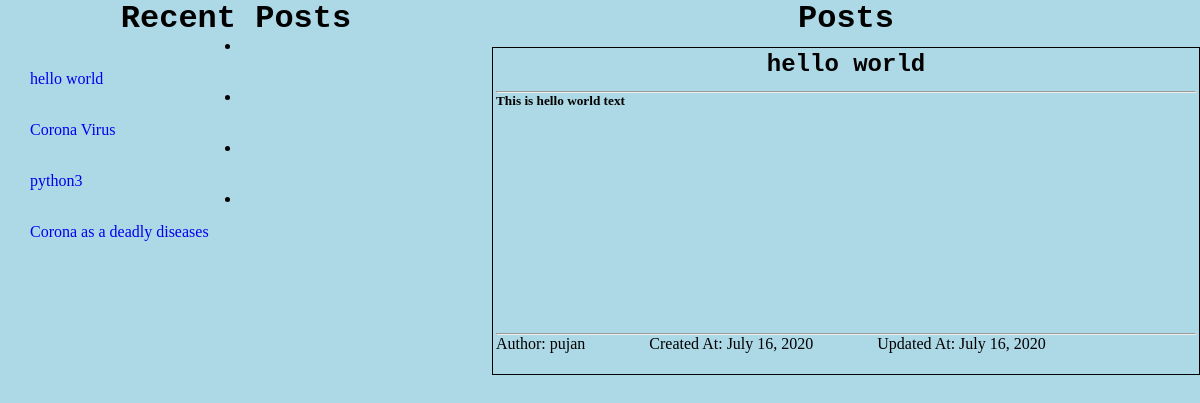
The page /blog/hello-world on the database its author committed.
### post/models.py (models this page shows, shortened)
class Blog(models.Model):
    title = models.CharField(max_length=100)
    post = RichTextField()
    slug = AutoSlugField(populate_from='title')
    author = models.ForeignKey(Author, on_delete=models.CASCADE)
    created_date = models.DateField(auto_now_add=True)
    updated_date = models.DateField(auto_now=True)

class Author(models.Model):
    author_name = models.CharField(max_length=100)
    author_email = models.EmailField()

### post/views.py (the view)
# urls.py: path('blog/<str:post_slug>', selected_post, name='selected_post')
def selected_post(request, post_slug):
    post = get_object_or_404(Blog, slug=post_slug)
    posts = Blog.objects.order_by('-updated_date')
    context = {
        'post': post,
        'posts': posts
    }
    return render(request, 'post/selected_blog.html', context)

### post/templates/post/selected_blog.html (shortened to what this page needs)
{% load static %}
<!DOCTYPE html>
<html lang="en">
<head>
    <link rel="stylesheet" href="{% static 'css/style.css' %}">
</head>
<body>
<div class="main">
    <div class="left-side">
        <div class="recent-post">
            <h1>Recent Posts</h1>
            {% for post in posts %}
               <li> <a href="{% url 'post:selected_post' post.slug %}">{{ post.title }}</a></li>
            {% endfor %}
        </div>
    </div>
    <div class="right-side">
        <h1>Posts</h1>
            <div class="Card">
                <div class="title">
                    <h2>{{ post.title }}</h2>
                </div>
                <hr/>
                <div class="post">
                    <h5>{{ post.post | safe }}</h5>
                </div>
                <hr/>
                <div class="foot">
                    <p>Author: {{ post.author.author_name }}<span class="tab"></span> Created
                        At: {{ post.created_date }}<span class="tab"></span> Updated
                        At: {{ post.updated_date }}  </p>
                </div>
            </div>
    </div>
</div>
</body>
</html>

### post/static/css/style.css (style rules this page uses)
* { padding: 0; margin: 0; }
.main { display: flex; }
h1,h2 { font-family: "Bitstream Vera Sans Mono", Monaco, "Courier New", Courier, monospace; text-align: center; }
a { display: block; text-decoration: none; }
.left-side { width: 50%; }
.right-side { padding-left: 20px; width: 70%; }
.left-side,.right-side h1 { text-align: center; }
.recent-post a { padding-top: 15px; text-align: justify; padding-left: 30px; }
body { background-color: lightblue; }
.Card { padding: 3px; margin-top: 10px; height: 40vh; width: 700px; border: 1px solid black; }
.title { height: 5vh; }
.post { height: 30vh; }
.foot { height: 5vh; }
.tab { padding-left:60px ; }

### rows shown on the page
Blog: title "hello world", post "This is hello world text", author.author_name "pujan", created_date "July 16, 2020", updated_date "July 16, 2020"
Blog: title "Corona Virus"
Blog: title "python3"
Blog: title "Corona as a deadly diseases"
